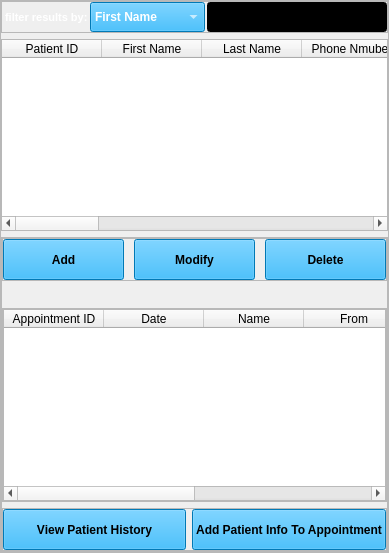
                   <widget class="QFrame" name="filter_frame">
                    <property name="sizePolicy">
                     <sizepolicy hsizetype="Expanding" vsizetype="Expanding">
                      <horstretch>0</horstretch>
                      <verstretch>0</verstretch>
                     </sizepolicy>
                    </property>
                    <property name="frameShape">
                     <enum>QFrame::StyledPanel</enum>
                    </property>
                    <property name="frameShadow">
                     <enum>QFrame::Raised</enum>
                    </property>
                    <layout class="QVBoxLayout" name="verticalLayout_16">
                     <property name="leftMargin">
                      <number>0</number>
                     </property>
                     <property name="topMargin">
                      <number>0</number>
                     </property>
                     <property name="rightMargin">
                      <number>0</number>
                     </property>
                     <property name="bottomMargin">
                      <number>0</number>
                     </property>
                     <item>
                      <widget class="QFrame" name="values_frame_2">
                       <property name="sizePolicy">
                        <sizepolicy hsizetype="Expanding" vsizetype="Minimum">
                         <horstretch>0</horstretch>
                         <verstretch>0</verstretch>
                        </sizepolicy>
                       </property>
                       <property name="maximumSize">
                        <size>
                         <width>622</width>
                         <height>40</height>
                        </size>
                       </property>
                       <property name="frameShape">
                        <enum>QFrame::StyledPanel</enum>
                       </property>
                       <property name="frameShadow">
                        <enum>QFrame::Raised</enum>
                       </property>
                       <layout class="QHBoxLayout" name="horizontalLayout_19">
                        <property name="spacing">
                         <number>2</number>
                        </property>
                        <property name="leftMargin">
                         <number>0</number>
                        </property>
                        <property name="topMargin">
                         <number>0</number>
                        </property>
                        <property name="rightMargin">
                         <number>0</number>
                        </property>
                        <property name="bottomMargin">
                         <number>0</number>
                        </property>
                        <item>
                         <widget class="QLabel" name="label_30">
                          <property name="maximumSize">
                           <size>
                            <width>120</width>
                            <height>16777215</height>
                           </size>
                          </property>
                          <property name="font">
                           <font>
                            <pointsize>8</pointsize>
                            <weight>75</weight>
                            <bold>true</bold>
                           </font>
                          </property>
                          <property name="styleSheet">
                           <string notr="true">color: rgb(255, 255, 255);</string>
                          </property>
                          <property name="text">
                           <string> filter results by:</string>
                          </property>
                         </widget>
                        </item>
                        <item>
                         <widget class="QComboBox" name="filter_pateint_val">
                          <property name="sizePolicy">
                           <sizepolicy hsizetype="Preferred" vsizetype="Expanding">
                            <horstretch>0</horstretch>
                            <verstretch>0</verstretch>
                           </sizepolicy>
                          </property>
                          <property name="maximumSize">
                           <size>
                            <width>120</width>
                            <height>16777215</height>
                           </size>
                          </property>
                          <property name="font">
                           <font>
                            <weight>75</weight>
                            <bold>true</bold>
                           </font>
                          </property>
                          <property name="styleSheet">
                           <string notr="true">background-color: rgb(0, 170, 255);
color: rgb(255, 255, 255);</string>
                          </property>
                          <item>
                           <property name="text">
                            <string>First Name</string>
                           </property>
                          </item>
                          <item>
                           <property name="text">
                            <string>Last Name</string>
                           </property>
                          </item>
                          <item>
                           <property name="text">
                            <string>Phone Number</string>
                           </property>
                          </item>
                          <item>
                           <property name="text">
                            <string>Patient ID</string>
                           </property>
                          </item>
                          <item>
                           <property name="text">
                            <string>Note</string>
                           </property>
                          </item>
                         </widget>
                        </item>
                        <item>
                         <widget class="QLineEdit" name="search_edit_2">
                          <property name="sizePolicy">
                           <sizepolicy hsizetype="Expanding" vsizetype="Expanding">
                            <horstretch>0</horstretch>
                            <verstretch>0</verstretch>
                           </sizepolicy>
                          </property>
                          <property name="minimumSize">
                           <size>
                            <width>0</width>
                            <height>30</height>
                           </size>
                          </property>
                          <property name="maximumSize">
                           <size>
                            <width>250</width>
                            <height>16777215</height>
                           </size>
                          </property>
                          <property name="styleSheet">
                           <string notr="true">background-color: rgb(0, 0, 0);
color: rgb(255, 255, 255);</string>
                          </property>
                         </widget>
                        </item>
                       </layout>
                      </widget>
                     </item>
                     <item>
                      <widget class="QTableWidget" name="patients_table">
                       <property name="sizePolicy">
                        <sizepolicy hsizetype="Expanding" vsizetype="Expanding">
                         <horstretch>0</horstretch>
                         <verstretch>0</verstretch>
                        </sizepolicy>
                       </property>
                       <property name="maximumSize">
                        <size>
                         <width>16777215</width>
                         <height>277</height>
                        </size>
                       </property>
                       <column>
                        <property name="text">
                         <string>Patient ID</string>
                        </property>
                       </column>
                       <column>
                        <property name="text">
                         <string>First Name</string>
                        </property>
                       </column>
                       <column>
                        <property name="text">
                         <string>Last Name</string>
                        </property>
                       </column>
                       <column>
                        <property name="text">
                         <string>Phone Nmuber</string>
                        </property>
                       </column>
                       <column>
                        <property name="text">
                         <string>Address</string>
                        </property>
                       </column>
                       <column>
                        <property name="text">
                         <string>Email</string>
                        </property>
                       </column>
                       <column>
                        <property name="text">
                         <string>Notes</string>
                        </property>
                       </column>
                       <column>
                        <property name="text">
                         <string>Age</string>
                        </property>
                       </column>
                       <column>
                        <property name="text">
                         <string>Height</string>
                        </property>
                       </column>
                       <column>
                        <property name="text">
                         <string>weight</string>
                        </property>
                       </column>
                       <column>
                        <property name="text">
                         <string>Smokiing</string>
                        </property>
                       </column>
                       <column>
                        <property name="text">
                         <string>Allergies</string>
                        </property>
                       </column>
                       <column>
                        <property name="text">
                         <string>Symptoms</string>
                        </property>
                       </column>
                      </widget>
                     </item>
                     <item>
                      <widget class="QFrame" name="buttons_frame_2">
                       <property name="sizePolicy">
                        <sizepolicy hsizetype="Preferred" vsizetype="Preferred">
                         <horstretch>0</horstretch>
                         <verstretch>0</verstretch>
                        </sizepolicy>
                       </property>
                       <property name="frameShape">
                        <enum>QFrame::StyledPanel</enum>
                       </property>
                       <property name="frameShadow">
                        <enum>QFrame::Raised</enum>
                       </property>
                       <layout class="QVBoxLayout" name="verticalLayout_17">
                        <property name="leftMargin">
                         <number>0</number>
                        </property>
                        <property name="topMargin">
                         <number>0</number>
                        </property>
                        <property name="rightMargin">
                         <number>0</number>
                        </property>
                        <property name="bottomMargin">
                         <number>0</number>
                        </property>
                        <item>
                         <widget class="QFrame" name="adm_frame">
                          <property name="maximumSize">
                           <size>
                            <width>500</width>
                            <height>60</height>
                           </size>
                          </property>
                          <property name="frameShape">
                           <enum>QFrame::StyledPanel</enum>
                          </property>
                          <property name="frameShadow">
                           <enum>QFrame::Raised</enum>
                          </property>
                          <layout class="QHBoxLayout" name="horizontalLayout_20">
                           <property name="spacing">
                            <number>10</number>
                           </property>
                           <property name="leftMargin">
                            <number>0</number>
                           </property>
                           <property name="topMargin">
                            <number>0</number>
                           </property>
                           <property name="rightMargin">
                            <number>0</number>
                           </property>
                           <property name="bottomMargin">
                            <number>0</number>
                           </property>
                           <item>
                            <widget class="QPushButton" name="add_btn_2">
                             <property name="minimumSize">
                              <size>
                               <width>121</width>
                               <height>41</height>
                              </size>
                             </property>
                             <property name="font">
                              <font>
                               <weight>75</weight>
                               <bold>true</bold>
                              </font>
                             </property>
                             <property name="styleSheet">
                              <string notr="true">background-color: rgb(0, 170, 255);</string>
                             </property>
                             <property name="text">
                              <string>Add</string>
                             </property>
                             <property name="icon">
                              <iconset>
                               <normaloff>icons/icons8-add-30.png</normaloff>icons/icons8-add-30.png</iconset>
                             </property>
                            </widget>
                           </item>
                           <item>
                            <widget class="QPushButton" name="modify_btn_2">
                             <property name="minimumSize">
                              <size>
                               <width>121</width>
                               <height>41</height>
                              </size>
                             </property>
                             <property name="font">
                              <font>
                               <weight>75</weight>
                               <bold>true</bold>
                              </font>
                             </property>
                             <property name="styleSheet">
                              <string notr="true">background-color: rgb(0, 170, 255);</string>
                             </property>
                             <property name="text">
                              <string>Modify</string>
                             </property>
                             <property name="icon">
                              <iconset>
                               <normaloff>icons/icons8-edit-24.png</normaloff>icons/icons8-edit-24.png</iconset>
                             </property>
                            </widget>
                           </item>
                           <item>
                            <widget class="QPushButton" name="delete_btn_2">
                             <property name="minimumSize">
                              <size>
                               <width>121</width>
                               <height>41</height>
                              </size>
                             </property>
                             <property name="font">
                              <font>
                               <weight>75</weight>
                               <bold>true</bold>
                              </font>
                             </property>
                             <property name="styleSheet">
                              <string notr="true">background-color: rgb(0, 170, 255);</string>
                             </property>
                             <property name="text">
                              <string>Delete</string>
                             </property>
                             <property name="icon">
                              <iconset>
                               <normaloff>icons/icons8-delete-30.png</normaloff>icons/icons8-delete-30.png</iconset>
                             </property>
                            </widget>
                           </item>
                          </layout>
                         </widget>
                        </item>
                        <item>
                         <widget class="QLabel" name="patients_error">
                          <property name="font">
                           <font>
                            <pointsize>10</pointsize>
                            <weight>75</weight>
                            <bold>true</bold>
                           </font>
                          </property>
                          <property name="text">
                           <string/>
                          </property>
                         </widget>
                        </item>
                        <item>
                         <widget class="QFrame" name="patient_history_frame">
                          <property name="frameShape">
                           <enum>QFrame::StyledPanel</enum>
                          </property>
                          <property name="frameShadow">
                           <enum>QFrame::Raised</enum>
                          </property>
                          <layout class="QHBoxLayout" name="horizontalLayout_22">
                           <property name="leftMargin">
                            <number>0</number>
                           </property>
                           <property name="topMargin">
                            <number>0</number>
                           </property>
                           <property name="rightMargin">
                            <number>0</number>
                           </property>
                           <property name="bottomMargin">
                            <number>0</number>
                           </property>
                           <item>
                            <widget class="QTableWidget" name="patient_hisory_table">
                             <property name="maximumSize">
                              <size>
                               <width>16777215</width>
                               <height>277</height>
                              </size>
                             </property>
                             <column>
                              <property name="text">
                               <string>Appointment ID</string>
                              </property>
                             </column>
                             <column>
                              <property name="text">
                               <string>Date</string>
                              </property>
                             </column>
                             <column>
                              <property name="text">
                               <string>Name</string>
                              </property>
                             </column>
                             <column>
                              <property name="text">
                               <string>From</string>
                              </property>
                             </column>
                             <column>
                              <property name="text">
                               <string>TO</string>
                              </property>
                             </column>
                             <column>
                              <property name="text">
                               <string>Note</string>
                              </property>
                             </column>
                            </widget>
                           </item>
                          </layout>
                         </widget>
                        </item>
                        <item>
                         <widget class="QFrame" name="new_btn_frame">
                          <property name="maximumSize">
                           <size>
                            <width>450</width>
                            <height>60</height>
                           </size>
                          </property>
                          <property name="frameShape">
                           <enum>QFrame::StyledPanel</enum>
                          </property>
                          <property name="frameShadow">
                           <enum>QFrame::Raised</enum>
                          </property>
                          <layout class="QHBoxLayout" name="horizontalLayout_21">
                           <property name="leftMargin">
                            <number>0</number>
                           </property>
                           <property name="topMargin">
                            <number>0</number>
                           </property>
                           <property name="rightMargin">
                            <number>0</number>
                           </property>
                           <property name="bottomMargin">
                            <number>0</number>
                           </property>
                           <item>
                            <widget class="QPushButton" name="p_history">
                             <property name="enabled">
                              <bool>true</bool>
                             </property>
                             <property name="minimumSize">
                              <size>
                               <width>121</width>
                               <height>41</height>
                              </size>
                             </property>
                             <property name="font">
                              <font>
                               <weight>75</weight>
                               <bold>true</bold>
                              </font>
                             </property>
                             <property name="styleSheet">
                              <string notr="true">background-color: rgb(0, 170, 255);</string>
                             </property>
                             <property name="text">
                              <string>View Patient History</string>
                             </property>
                             <property name="icon">
                              <iconset>
                               <normaloff>icons/icons8-check-24.png</normaloff>icons/icons8-check-24.png</iconset>
                             </property>
                            </widget>
                           </item>
                           <item>
                            <widget class="QPushButton" name="add_patient_info">
                             <property name="minimumSize">
                              <size>
                               <width>121</width>
                               <height>41</height>
                              </size>
                             </property>
                             <property name="font">
                              <font>
                               <weight>75</weight>
                               <bold>true</bold>
                              </font>
                             </property>
                             <property name="styleSheet">
                              <string notr="true">background-color: rgb(0, 170, 255);</string>
                             </property>
                             <property name="text">
                              <string>Add Patient Info To Appointment</string>
                             </property>
                             <property name="icon">
                              <iconset>
                               <normaloff>icons/icons8-add-30.png</normaloff>icons/icons8-add-30.png</iconset>
                             </property>
                            </widget>
                           </item>
                          </layout>
                         </widget>
                        </item>
                       </layout>
                      </widget>
                     </item>
                    </layout>
                   </widget>
